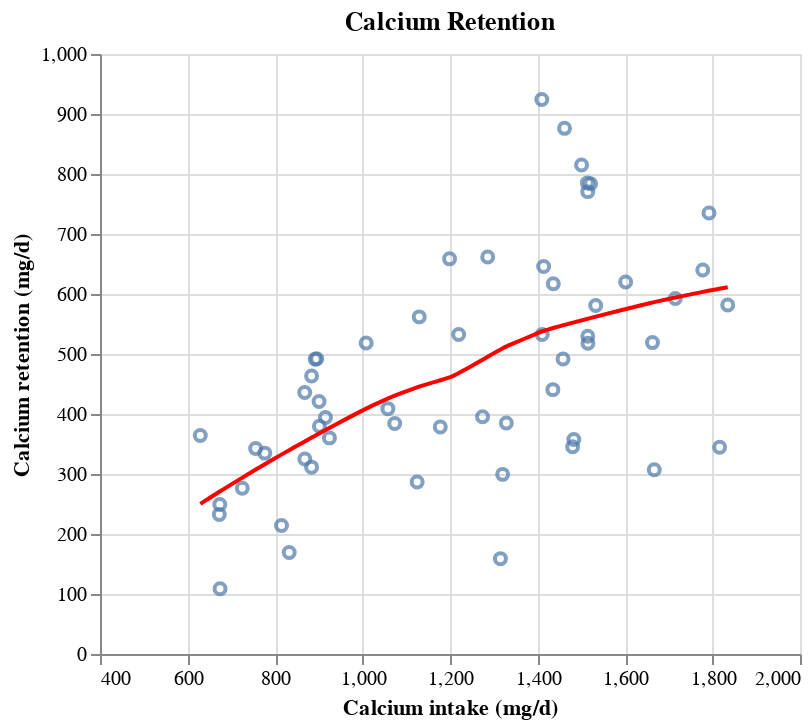

Notebook cell for this chart:
### Code cell
(ips:plot
 (vega:defplot calcium-retention-plot
   `(:title "Calcium Retention"
     :data (:values ,calcium-retention)
     :width 350
     :layer #((:mark :point
               :encoding (:x (:field :caintake  :type "quantitative" :title "Calcium intake (mg/d)" :scale (domain #(500 2000)))
                          :y (:field :caretention :type "quantitative" :title "Calcium retention (mg/d)")))
              ,(sctplt:fit-lowess calcium-retention:caintake calcium-retention:caretention)))))

### Figure 1 — Vega-Lite specification as saved in the notebook (floating-point values rounded to 4 significant figures)
{"$schema": "https://vega.github.io/schema/vega-lite/v5.json", "data": {"values": [{"caintake": 1835.0, "caretention": 581.7, "logret": 6.366}, {"caintake": 1816.0, "caretention": 344.6, "logret": 5.842}, {"caintake": 1792, "caretention": 735.1, "logret": 6.6}, {"caintake": 1778.0, "caretention": 640, "logret": 6.461}, {"caintake": 1715, "caretention": 592.6, "logret": 6.385}, {"caintake": 1667.0, "caretention": 307, "logret": 5.727}, {"caintake": 1663.0, "caretention": 519, "logret": 6.252}, {"caintake": 1602.0, "caretention": 620, "logret": 6.43}, {"caintake": 1533, "caretention": 580.7, "logret": 6.364}, {"caintake": 1521.0, "caretention": 783.7, "logret": 6.664}, {"caintake": 1515.0, "caretention": 518, "logret": 6.25}, {"caintake": 1515.0, "caretention": 529.5, "logret": 6.272}, {"caintake": 1515.0, "caretention": 770.6, "logret": 6.647}, {"caintake": 1514, "caretention": 785.2, "logret": 6.666}, {"caintake": 1501.0, "caretention": 814.9, "logret": 6.703}, {"caintake": 1483, "caretention": 357.5, "logret": 5.879}, {"caintake": 1480.0, "caretention": 345.3, "logret": 5.844}, {"caintake": 1462.0, "caretention": 876.1, "logret": 6.775}, {"caintake": 1458.0, "caretention": 491.8, "logret": 6.198}, {"caintake": 1436.0, "caretention": 617, "logret": 6.425}, {"caintake": 1435.0, "caretention": 440.6, "logret": 6.088}, {"caintake": 1414, "caretention": 645.7, "logret": 6.47}, {"caintake": 1411.0, "caretention": 532.4, "logret": 6.277}, {"caintake": 1410.0, "caretention": 924.1, "logret": 6.829}, {"caintake": 1329.0, "caretention": 385.1, "logret": 5.954}, {"caintake": 1320.0, "caretention": 299.4, "logret": 5.702}, {"caintake": 1315.0, "caretention": 158.9, "logret": 5.068}, {"caintake": 1286.0, "caretention": 661.8, "logret": 6.495}, {"caintake": 1274.0, "caretention": 395.5, "logret": 5.98}, {"caintake": 1220.0, "caretention": 532.6, "logret": 6.278}, {"caintake": 1199, "caretention": 658.6, "logret": 6.49}, {"caintake": 1178.0, "caretention": 378.4, "logret": 5.936}, {"caintake": 1130.0, "caretention": 561.9, "logret": 6.331}, {"caintake": 1125.0, "caretention": 286.7, "logret": 5.658}, {"caintake": 1074.0, "caretention": 384.2, "logret": 5.951}, {"caintake": 1058, "caretention": 408.9, "logret": 6.013}, {"caintake": 1008.0, "caretention": 518.4, "logret": 6.251}, {"caintake": 924.4, "caretention": 360.2, "logret": 5.887}, {"caintake": 915.3, "caretention": 394.2, "logret": 5.977}, {"caintake": 901.5, "caretention": 379.7, "logret": 5.939}, {"caintake": 900.7, "caretention": 420.7, "logret": 6.042}, {"caintake": 895.4, "caretention": 492, "logret": 6.198}, {"caintake": 891.8, "caretention": 491.4, "logret": 6.197}, {"caintake": 883.6, "caretention": 311.4, "logret": 5.741}, {"caintake": 883.6, "caretention": 463.4, "logret": 6.139}, {"caintake": 868.2, "caretention": 325, "logret": 5.784}, {"caintake": 867.9, "caretention": 435.9, "logret": 6.077}, {"caintake": 832.5, "caretention": 169.3, "logret": 5.132}, {"caintake": 814.9, "caretention": 214.2, "logret": 5.367}, {"caintake": 776.7, "caretention": 334.8, "logret": 5.814}, {"caintake": 755.7, "caretention": 342.6, "logret": 5.837}, {"caintake": 725.2, "caretention": 276.2, "logret": 5.621}, {"caintake": 674.4, "caretention": 108.8, "logret": 4.69}, {"caintake": 673.8, "caretention": 249.2, "logret": 5.518}, {"caintake": 672.7, "caretention": 232.4, "logret": 5.448}, {"caintake": 629.2, "caretention": 364.1, "logret": 5.897}]}, "layer": [{"encoding": {"x": {"field": "caintake", "scale": {"domain": [500, 2000]}, "title": "Calcium intake (mg/d)", "type": "quantitative"}, "y": {"field": "caretention", "title": "Calcium retention (mg/d)", "type": "quantitative"}}, "mark": "point"}, {"data": {"values": [{"x": 1835.0, "y": 611.1}, {"x": 1816.0, "y": 608.8}, {"x": 1792, "y": 605.5}, {"x": 1778.0, "y": 603.5}, {"x": 1715, "y": 594.3}, {"x": 1667.0, "y": 586.5}, {"x": 1663.0, "y": 585.8}, {"x": 1602.0, "y": 575.0}, {"x": 1533, "y": 562.1}, {"x": 1521.0, "y": 559.9}, {"x": 1515.0, "y": 558.8}, {"x": 1515.0, "y": 558.7}, {"x": 1515.0, "y": 558.7}, {"x": 1514, "y": 558.5}, {"x": 1501.0, "y": 556.0}, {"x": 1483, "y": 552.6}, {"x": 1480.0, "y": 552.1}, {"x": 1462.0, "y": 548.5}, {"x": 1458.0, "y": 547.8}, {"x": 1436.0, "y": 543.4}, {"x": 1435.0, "y": 543.2}, {"x": 1414, "y": 538.6}, {"x": 1411.0, "y": 537.8}, {"x": 1410.0, "y": 537.6}, {"x": 1329.0, "y": 512.8}, {"x": 1320.0, "y": 509.5}, {"x": 1315.0, "y": 507.5}, {"x": 1286.0, "y": 495.6}, {"x": 1274.0, "y": 490.3}, {"x": 1220.0, "y": 468.0}, {"x": 1199, "y": 460.2}, {"x": 1178.0, "y": 456.3}, {"x": 1130.0, "y": 445.8}, {"x": 1125.0, "y": 444.6}, {"x": 1074.0, "y": 430.6}, {"x": 1058, "y": 425.8}, {"x": 1008.0, "y": 409.7}, {"x": 924.4, "y": 376.8}, {"x": 915.3, "y": 373.2}, {"x": 901.5, "y": 367.7}, {"x": 900.7, "y": 367.4}, {"x": 895.4, "y": 365.3}, {"x": 891.8, "y": 363.8}, {"x": 883.6, "y": 360.5}, {"x": 883.6, "y": 360.5}, {"x": 868.2, "y": 354.3}, {"x": 867.9, "y": 354.2}, {"x": 832.5, "y": 339.8}, {"x": 814.9, "y": 332.5}, {"x": 776.7, "y": 316.3}, {"x": 755.7, "y": 307.3}, {"x": 725.2, "y": 293.9}, {"x": 674.4, "y": 271.1}, {"x": 673.8, "y": 270.8}, {"x": 672.7, "y": 270.3}, {"x": 629.2, "y": 250.2}]}, "encoding": {"x": {"field": "x", "type": "quantitative"}, "y": {"field": "y", "type": "quantitative"}}, "mark": {"color": "red", "interpolate": "basis", "type": "line"}}], "title": "Calcium Retention", "width": 350}
